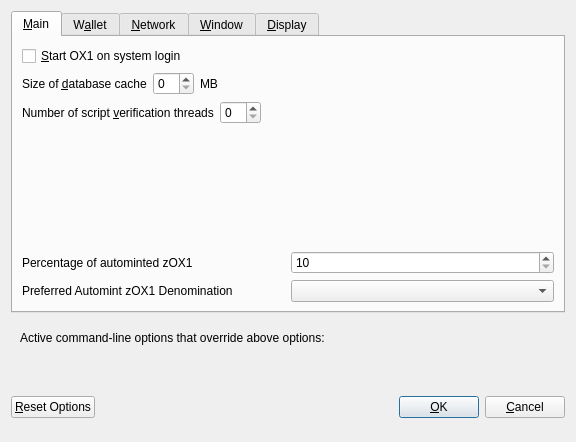
<?xml version="1.0" encoding="UTF-8"?>
<ui version="4.0">
 <class>OptionsDialog</class>
 <widget class="QDialog" name="OptionsDialog">
  <property name="geometry">
   <rect>
    <x>0</x>
    <y>0</y>
    <width>576</width>
    <height>442</height>
   </rect>
  </property>
  <property name="windowTitle">
   <string>Options</string>
  </property>
  <property name="modal">
   <bool>true</bool>
  </property>
  <layout class="QVBoxLayout" name="verticalLayout">
   <item>
    <widget class="QTabWidget" name="tabWidget">
     <property name="currentIndex">
      <number>0</number>
     </property>
     <widget class="QWidget" name="tabMain">
      <attribute name="title">
       <string>&amp;Main</string>
      </attribute>
      <layout class="QVBoxLayout" name="verticalLayout_Main">
       <item>
        <widget class="QCheckBox" name="bitcoinAtStartup">
         <property name="toolTip">
          <string>Automatically start OX1 after logging in to the system.</string>
         </property>
         <property name="text">
          <string>&amp;Start OX1 on system login</string>
         </property>
        </widget>
       </item>
       <item>
        <layout class="QHBoxLayout" name="horizontalLayout_2_Main">
         <item>
          <widget class="QLabel" name="databaseCacheLabel">
           <property name="text">
            <string>Size of &amp;database cache</string>
           </property>
           <property name="textFormat">
            <enum>Qt::PlainText</enum>
           </property>
           <property name="buddy">
            <cstring>databaseCache</cstring>
           </property>
          </widget>
         </item>
         <item>
          <widget class="QSpinBox" name="databaseCache"/>
         </item>
         <item>
          <widget class="QLabel" name="databaseCacheUnitLabel">
           <property name="text">
            <string>MB</string>
           </property>
           <property name="textFormat">
            <enum>Qt::PlainText</enum>
           </property>
          </widget>
         </item>
         <item>
          <spacer name="horizontalSpacer_2_Main">
           <property name="orientation">
            <enum>Qt::Horizontal</enum>
           </property>
           <property name="sizeHint" stdset="0">
            <size>
             <width>40</width>
             <height>20</height>
            </size>
           </property>
          </spacer>
         </item>
        </layout>
       </item>
       <item>
        <layout class="QHBoxLayout" name="horizontalLayout_3_Main">
         <item>
          <widget class="QLabel" name="threadsScriptVerifLabel">
           <property name="text">
            <string>Number of script &amp;verification threads</string>
           </property>
           <property name="textFormat">
            <enum>Qt::PlainText</enum>
           </property>
           <property name="buddy">
            <cstring>threadsScriptVerif</cstring>
           </property>
          </widget>
         </item>
         <item>
          <widget class="QSpinBox" name="threadsScriptVerif">
           <property name="toolTip">
            <string>(0 = auto, &lt;0 = leave that many cores free)</string>
           </property>
          </widget>
         </item>
         <item>
          <spacer name="horizontalSpacer_3_Main">
           <property name="orientation">
            <enum>Qt::Horizontal</enum>
           </property>
           <property name="sizeHint" stdset="0">
            <size>
             <width>40</width>
             <height>20</height>
            </size>
           </property>
          </spacer>
         </item>
        </layout>
       </item>
       <item>
        <spacer name="verticalSpacer_2">
         <property name="orientation">
          <enum>Qt::Vertical</enum>
         </property>
         <property name="sizeHint" stdset="0">
          <size>
           <width>20</width>
           <height>40</height>
          </size>
         </property>
        </spacer>
       </item>
       <item>
        <layout class="QHBoxLayout" name="horizontalLayout_3">
         <item>
          <widget class="QLabel" name="percentage_label">
           <property name="toolTip">
            <string>Percentage of incoming OX1 which get automatically converted to zOX1 via Zerocoin Protocol (min: 10%)</string>
           </property>
           <property name="text">
            <string>Percentage of autominted zOX1</string>
           </property>
          </widget>
         </item>
         <item>
          <widget class="QSpinBox" name="zeromintPercentage">
           <property name="minimum">
            <number>10</number>
           </property>
           <property name="maximum">
            <number>100</number>
           </property>
          </widget>
         </item>
        </layout>
       </item>
       <item>
        <layout class="QHBoxLayout" name="horizontalLayout" stretch="0,0">
         <property name="sizeConstraint">
          <enum>QLayout::SetFixedSize</enum>
         </property>
         <item>
          <widget class="QLabel" name="labelPreferredDenom">
           <property name="maximumSize">
            <size>
             <width>16777215</width>
             <height>16777215</height>
            </size>
           </property>
           <property name="toolTip">
            <string>Wait with automatic conversion to Zerocoin until enough OX1 for this denomination is available</string>
           </property>
           <property name="text">
            <string>Preferred Automint zOX1 Denomination</string>
           </property>
          </widget>
         </item>
         <item>
          <widget class="QComboBox" name="preferredDenom">
           <property name="maximumSize">
            <size>
             <width>16777215</width>
             <height>27</height>
            </size>
           </property>
           <property name="toolTip">
            <string>Wait with automatic conversion to Zerocoin until enough OX1 for this denomination is available</string>
           </property>
           <property name="maxVisibleItems">
            <number>9</number>
           </property>
           <property name="maxCount">
            <number>9</number>
           </property>
          </widget>
         </item>
        </layout>
       </item>
      </layout>
     </widget>
     <widget class="QWidget" name="tabWallet">
      <attribute name="title">
       <string>W&amp;allet</string>
      </attribute>
      <layout class="QVBoxLayout" name="verticalLayout_Wallet">
       <item>
        <widget class="QGroupBox" name="groupBox">
         <property name="title">
          <string>Expert</string>
         </property>
         <layout class="QVBoxLayout" name="verticalLayout_2">
          <item>
           <widget class="QCheckBox" name="coinControlFeatures">
            <property name="toolTip">
             <string>Whether to show coin control features or not.</string>
            </property>
            <property name="text">
             <string>Enable coin &amp;control features</string>
            </property>
           </widget>
          </item>
          <item>
           <widget class="QCheckBox" name="showMasternodesTab">
            <property name="toolTip">
             <string>Show additional tab listing all your masternodes in first sub-tab&lt;br/&gt;and all masternodes on the network in second sub-tab.</string>
            </property>
            <property name="text">
             <string>Show Masternodes Tab</string>
            </property>
           </widget>
          </item>
          <item>
           <widget class="QCheckBox" name="spendZeroConfChange">
            <property name="toolTip">
             <string>If you disable the spending of unconfirmed change, the change from a transaction&lt;br/&gt;cannot be used until that transaction has at least one confirmation.&lt;br/&gt;This also affects how your balance is computed.</string>
            </property>
            <property name="text">
             <string>&amp;Spend unconfirmed change</string>
            </property>
           </widget>
          </item>
         </layout>
        </widget>
       </item>
       <item>
        <spacer name="verticalSpacer_Wallet">
         <property name="orientation">
          <enum>Qt::Vertical</enum>
         </property>
         <property name="sizeHint" stdset="0">
          <size>
           <width>20</width>
           <height>40</height>
          </size>
         </property>
        </spacer>
       </item>
      </layout>
     </widget>
     <widget class="QWidget" name="tabNetwork">
      <attribute name="title">
       <string>&amp;Network</string>
      </attribute>
      <layout class="QVBoxLayout" name="verticalLayout_Network">
       <item>
        <widget class="QCheckBox" name="mapPortUpnp">
         <property name="toolTip">
          <string>Automatically open the OX1 client port on the router. This only works when your router supports UPnP and it is enabled.</string>
         </property>
         <property name="text">
          <string>Map port using &amp;UPnP</string>
         </property>
        </widget>
       </item>
       <item>
        <widget class="QCheckBox" name="allowIncoming">
         <property name="toolTip">
          <string>Accept connections from outside</string>
         </property>
         <property name="text">
          <string>Allow incoming connections</string>
         </property>
        </widget>
       </item>
       <item>
        <widget class="QCheckBox" name="connectSocks">
         <property name="toolTip">
          <string>Connect to the OX1 network through a SOCKS5 proxy.</string>
         </property>
         <property name="text">
          <string>&amp;Connect through SOCKS5 proxy (default proxy):</string>
         </property>
        </widget>
       </item>
       <item>
        <layout class="QHBoxLayout" name="horizontalLayout_1_Network">
         <item>
          <widget class="QLabel" name="proxyIpLabel">
           <property name="text">
            <string>Proxy &amp;IP:</string>
           </property>
           <property name="textFormat">
            <enum>Qt::PlainText</enum>
           </property>
           <property name="buddy">
            <cstring>proxyIp</cstring>
           </property>
          </widget>
         </item>
         <item>
          <widget class="QValidatedLineEdit" name="proxyIp">
           <property name="minimumSize">
            <size>
             <width>140</width>
             <height>0</height>
            </size>
           </property>
           <property name="maximumSize">
            <size>
             <width>140</width>
             <height>16777215</height>
            </size>
           </property>
           <property name="toolTip">
            <string>IP address of the proxy (e.g. IPv4: 127.0.0.1 / IPv6: ::1)</string>
           </property>
          </widget>
         </item>
         <item>
          <widget class="QLabel" name="proxyPortLabel">
           <property name="text">
            <string>&amp;Port:</string>
           </property>
           <property name="textFormat">
            <enum>Qt::PlainText</enum>
           </property>
           <property name="buddy">
            <cstring>proxyPort</cstring>
           </property>
          </widget>
         </item>
         <item>
          <widget class="QLineEdit" name="proxyPort">
           <property name="minimumSize">
            <size>
             <width>55</width>
             <height>0</height>
            </size>
           </property>
           <property name="maximumSize">
            <size>
             <width>55</width>
             <height>16777215</height>
            </size>
           </property>
           <property name="toolTip">
            <string>Port of the proxy (e.g. 9050)</string>
           </property>
          </widget>
         </item>
         <item>
          <spacer name="horizontalSpacer_1_Network">
           <property name="orientation">
            <enum>Qt::Horizontal</enum>
           </property>
           <property name="sizeHint" stdset="0">
            <size>
             <width>40</width>
             <height>20</height>
            </size>
           </property>
          </spacer>
         </item>
        </layout>
       </item>
       <item>
        <spacer name="verticalSpacer_Network">
         <property name="orientation">
          <enum>Qt::Vertical</enum>
         </property>
         <property name="sizeHint" stdset="0">
          <size>
           <width>20</width>
           <height>40</height>
          </size>
         </property>
        </spacer>
       </item>
      </layout>
     </widget>
     <widget class="QWidget" name="tabWindow">
      <attribute name="title">
       <string>&amp;Window</string>
      </attribute>
      <layout class="QVBoxLayout" name="verticalLayout_Window">
       <item>
        <widget class="QCheckBox" name="minimizeToTray">
         <property name="toolTip">
          <string>Show only a tray icon after minimizing the window.</string>
         </property>
         <property name="text">
          <string>&amp;Minimize to the tray instead of the taskbar</string>
         </property>
        </widget>
       </item>
       <item>
        <widget class="QCheckBox" name="minimizeOnClose">
         <property name="toolTip">
          <string>Minimize instead of exit the application when the window is closed. When this option is enabled, the application will be closed only after selecting Quit in the menu.</string>
         </property>
         <property name="text">
          <string>M&amp;inimize on close</string>
         </property>
        </widget>
       </item>
       <item>
        <spacer name="verticalSpacer_Window">
         <property name="orientation">
          <enum>Qt::Vertical</enum>
         </property>
         <property name="sizeHint" stdset="0">
          <size>
           <width>20</width>
           <height>40</height>
          </size>
         </property>
        </spacer>
       </item>
      </layout>
     </widget>
     <widget class="QWidget" name="tabDisplay">
      <attribute name="title">
       <string>&amp;Display</string>
      </attribute>
      <layout class="QVBoxLayout" name="verticalLayout_Display">
       <item>
        <layout class="QHBoxLayout" name="horizontalLayout_1_Display">
         <item>
          <widget class="QLabel" name="langLabel">
           <property name="text">
            <string>User Interface &amp;language:</string>
           </property>
           <property name="textFormat">
            <enum>Qt::PlainText</enum>
           </property>
           <property name="buddy">
            <cstring>lang</cstring>
           </property>
          </widget>
         </item>
         <item>
          <widget class="QValueComboBox" name="lang">
           <property name="toolTip">
            <string>The user interface language can be set here. This setting will take effect after restarting OX1.</string>
           </property>
          </widget>
         </item>
        </layout>
       </item>
       <item>
        <widget class="QLabel" name="label_3">
         <property name="toolTip">
          <string notr="true"/>
         </property>
         <property name="statusTip">
          <string notr="true"/>
         </property>
         <property name="whatsThis">
          <string notr="true"/>
         </property>
         <property name="accessibleName">
          <string notr="true"/>
         </property>
         <property name="text">
          <string>Language missing or translation incomplete? Help contributing translations here:
https://www.transifex.com/ox1-project/ox1-project-translations</string>
         </property>
         <property name="wordWrap">
          <bool>true</bool>
         </property>
         <property name="openExternalLinks">
          <bool>true</bool>
         </property>
         <property name="textInteractionFlags">
          <set>Qt::TextBrowserInteraction</set>
         </property>
        </widget>
       </item>
       <item>
        <layout class="QHBoxLayout" name="horizontalLayout_4_Display" stretch="0,0">
         <item>
          <widget class="QLabel" name="themeLabel">
           <property name="text">
            <string>User Interface Theme:</string>
           </property>
          </widget>
         </item>
         <item>
          <widget class="QValueComboBox" name="theme"/>
         </item>
        </layout>
       </item>
       <item>
        <widget class="Line" name="line">
         <property name="orientation">
          <enum>Qt::Horizontal</enum>
         </property>
        </widget>
       </item>
       <item>
        <layout class="QHBoxLayout" name="horizontalLayout_2_Display">
         <item>
          <widget class="QLabel" name="unitLabel">
           <property name="text">
            <string>&amp;Unit to show amounts in:</string>
           </property>
           <property name="textFormat">
            <enum>Qt::PlainText</enum>
           </property>
           <property name="buddy">
            <cstring>unit</cstring>
           </property>
          </widget>
         </item>
         <item>
          <widget class="QValueComboBox" name="unit">
           <property name="toolTip">
            <string>Choose the default subdivision unit to show in the interface and when sending coins.</string>
           </property>
          </widget>
         </item>
        </layout>
       </item>
       <item>
        <layout class="QHBoxLayout" name="horizontalLayout_5_Display">
         <item>
          <widget class="QLabel" name="digitsLabel">
           <property name="text">
            <string>Decimal digits</string>
           </property>
          </widget>
         </item>
         <item>
          <widget class="QValueComboBox" name="digits"/>
         </item>
        </layout>
       </item>
       <item>
        <layout class="QHBoxLayout" name="horizontalLayout_3_Display">
         <item>
          <widget class="QLabel" name="thirdPartyTxUrlsLabel">
           <property name="toolTip">
            <string>Third party URLs (e.g. a block explorer) that appear in the transactions tab as context menu items. %s in the URL is replaced by transaction hash. Multiple URLs are separated by vertical bar |.</string>
           </property>
           <property name="text">
            <string>Third party transaction URLs</string>
           </property>
           <property name="buddy">
            <cstring>thirdPartyTxUrls</cstring>
           </property>
          </widget>
         </item>
         <item>
          <widget class="QLineEdit" name="thirdPartyTxUrls">
           <property name="toolTip">
            <string>Third party URLs (e.g. a block explorer) that appear in the transactions tab as context menu items. %s in the URL is replaced by transaction hash. Multiple URLs are separated by vertical bar |.</string>
           </property>
          </widget>
         </item>
        </layout>
       </item>
       <item>
        <spacer name="verticalSpacer">
         <property name="orientation">
          <enum>Qt::Vertical</enum>
         </property>
         <property name="sizeHint" stdset="0">
          <size>
           <width>20</width>
           <height>40</height>
          </size>
         </property>
        </spacer>
       </item>
      </layout>
     </widget>
    </widget>
   </item>
   <item>
    <widget class="QFrame" name="frame">
     <layout class="QVBoxLayout" name="verticalLayout_Bottom">
      <item>
       <layout class="QHBoxLayout" name="horizontalLayout_Bottom">
        <item>
         <widget class="QLabel" name="overriddenByCommandLineInfoLabel">
          <property name="text">
           <string>Active command-line options that override above options:</string>
          </property>
          <property name="textFormat">
           <enum>Qt::PlainText</enum>
          </property>
         </widget>
        </item>
        <item>
         <spacer name="horizontalSpacer_Bottom">
          <property name="orientation">
           <enum>Qt::Horizontal</enum>
          </property>
          <property name="sizeHint" stdset="0">
           <size>
            <width>40</width>
            <height>20</height>
           </size>
          </property>
         </spacer>
        </item>
       </layout>
      </item>
      <item>
       <widget class="QLabel" name="overriddenByCommandLineLabel">
        <property name="text">
         <string/>
        </property>
        <property name="textFormat">
         <enum>Qt::PlainText</enum>
        </property>
        <property name="wordWrap">
         <bool>true</bool>
        </property>
       </widget>
      </item>
     </layout>
    </widget>
   </item>
   <item>
    <layout class="QHBoxLayout" name="horizontalLayout_Buttons">
     <item>
      <widget class="QPushButton" name="resetButton">
       <property name="toolTip">
        <string>Reset all client options to default.</string>
       </property>
       <property name="text">
        <string>&amp;Reset Options</string>
       </property>
       <property name="autoDefault">
        <bool>false</bool>
       </property>
      </widget>
     </item>
     <item>
      <spacer name="horizontalSpacer_1">
       <property name="orientation">
        <enum>Qt::Horizontal</enum>
       </property>
       <property name="sizeHint" stdset="0">
        <size>
         <width>40</width>
         <height>48</height>
        </size>
       </property>
      </spacer>
     </item>
     <item>
      <widget class="QLabel" name="statusLabel">
       <property name="minimumSize">
        <size>
         <width>200</width>
         <height>0</height>
        </size>
       </property>
       <property name="font">
        <font>
         <weight>75</weight>
         <bold>true</bold>
        </font>
       </property>
       <property name="text">
        <string/>
       </property>
       <property name="textFormat">
        <enum>Qt::PlainText</enum>
       </property>
       <property name="wordWrap">
        <bool>true</bool>
       </property>
      </widget>
     </item>
     <item>
      <spacer name="horizontalSpacer_2">
       <property name="orientation">
        <enum>Qt::Horizontal</enum>
       </property>
       <property name="sizeHint" stdset="0">
        <size>
         <width>40</width>
         <height>48</height>
        </size>
       </property>
      </spacer>
     </item>
     <item>
      <widget class="QPushButton" name="okButton">
       <property name="text">
        <string>&amp;OK</string>
       </property>
       <property name="autoDefault">
        <bool>false</bool>
       </property>
       <property name="default">
        <bool>true</bool>
       </property>
      </widget>
     </item>
     <item>
      <widget class="QPushButton" name="cancelButton">
       <property name="text">
        <string>&amp;Cancel</string>
       </property>
       <property name="autoDefault">
        <bool>false</bool>
       </property>
      </widget>
     </item>
    </layout>
   </item>
  </layout>
 </widget>
 <customwidgets>
  <customwidget>
   <class>QValidatedLineEdit</class>
   <extends>QLineEdit</extends>
   <header>qvalidatedlineedit.h</header>
  </customwidget>
  <customwidget>
   <class>QValueComboBox</class>
   <extends>QComboBox</extends>
   <header>qvaluecombobox.h</header>
  </customwidget>
 </customwidgets>
 <resources/>
 <connections/>
</ui>
